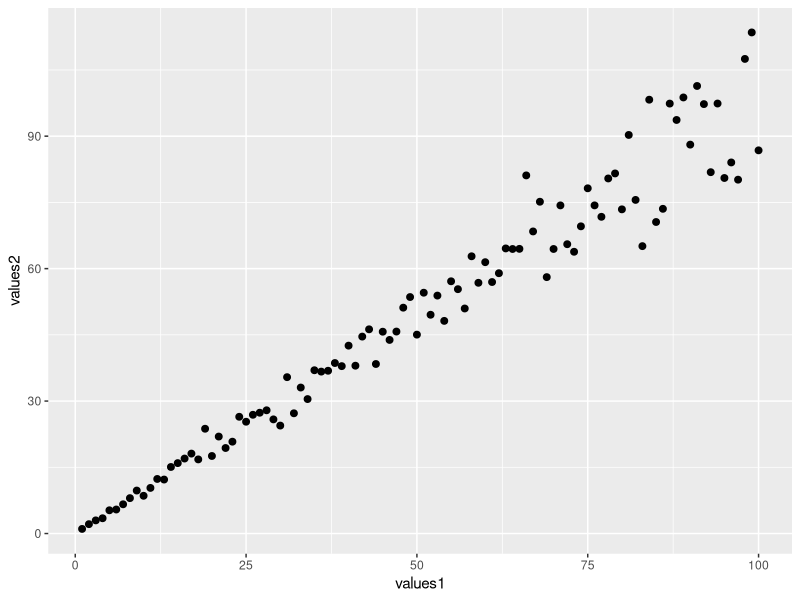
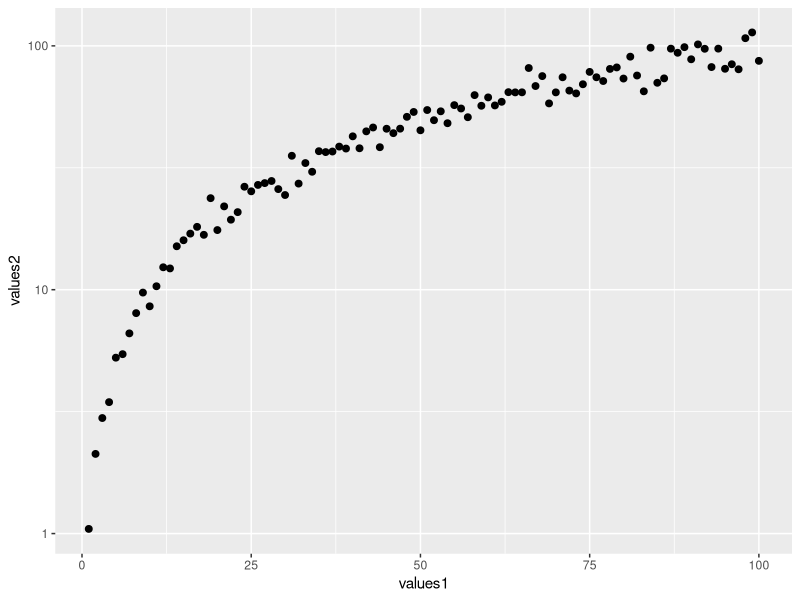
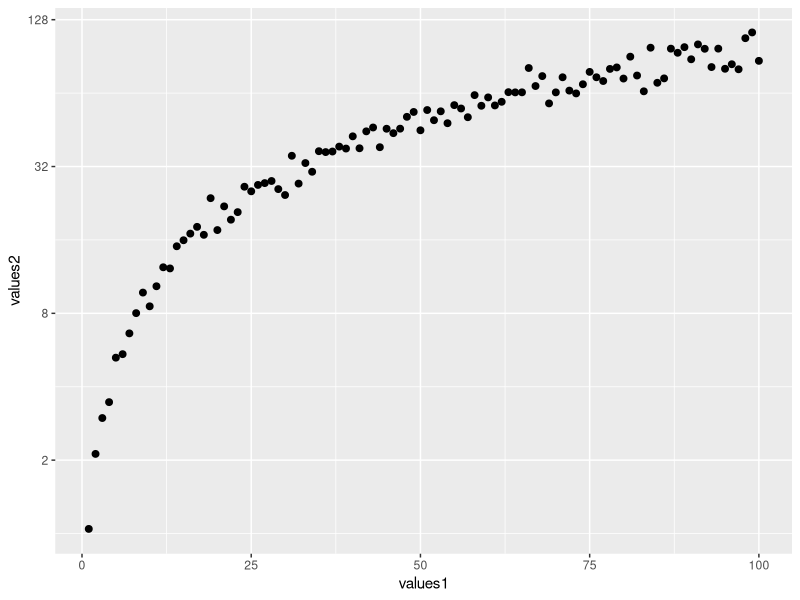
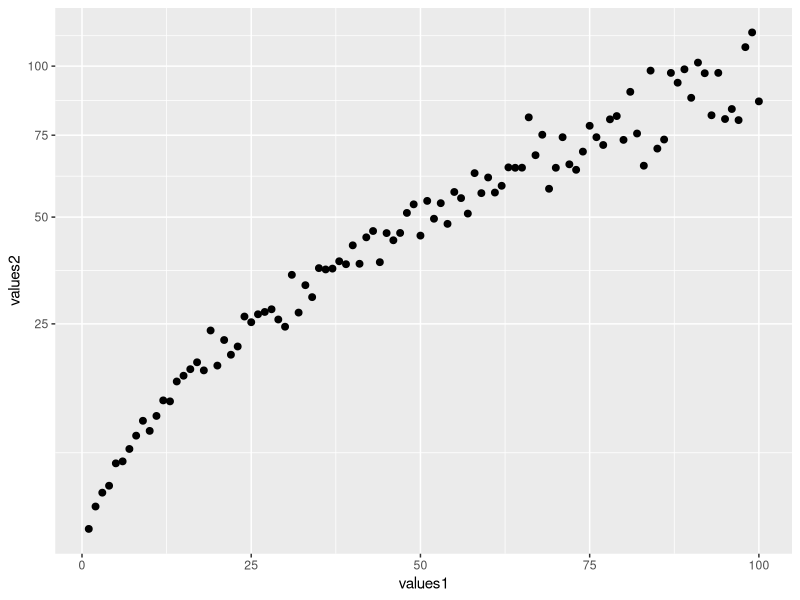
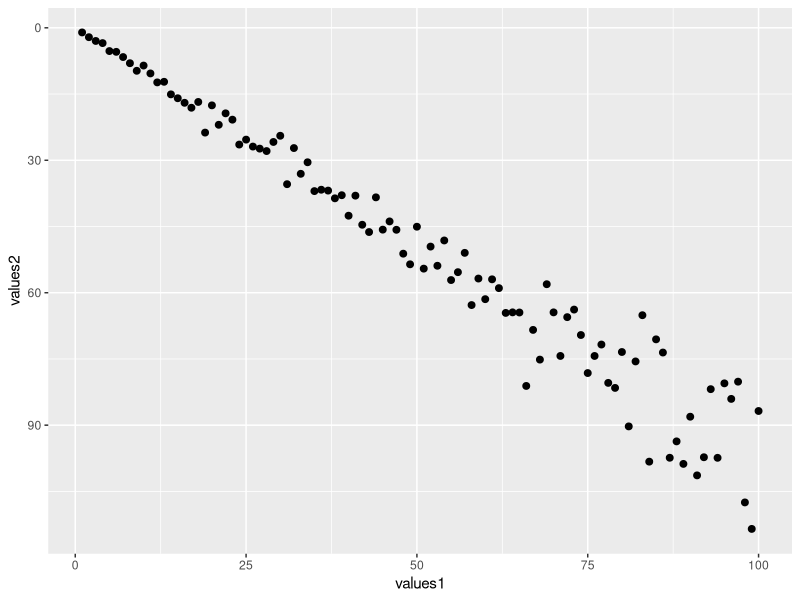

Generate these figures, in order, with R:
## ---- chunk 1
knitr::opts_chunk$set(echo = TRUE, fig.align='center')

# title: axis scale
# author: jonathan
# revised: 12/2/2020 

WEB <- c("https://bioceed.uib.no/dropfolder/bioSTATS/Rmd/Basic/Visualizing/Essential/axis-scale.html")
GIT <- c("https://github.com/jonathansoule/biostats/blob/master/Basic/Visualizing/Essential/axis-scale.Rmd")
library(ggplot2)
library(gridExtra)

# variable 1 (continuous, used in the scatter plot)
values1 <- 1:100
# variable 2 (continuous, used in the scatter plot)
values2 <- values1*(rnorm(100, mean=1, sd=.1))

# dataframe
df <- data.frame(values1, values2)
## ---- chunk 2
baseplot <- ggplot(df, aes(values1, values2)) +
  geom_point(size=2)
baseplot
## ---- chunk 3
baseplot + 
  scale_y_continuous(trans = "log10")
## ---- chunk 4
baseplot + 
  scale_y_continuous(trans = "log2")
## ---- chunk 5
baseplot + 
  scale_y_continuous(trans = "sqrt")
## ---- chunk 6
baseplot + 
  scale_y_continuous(trans = "reverse")
